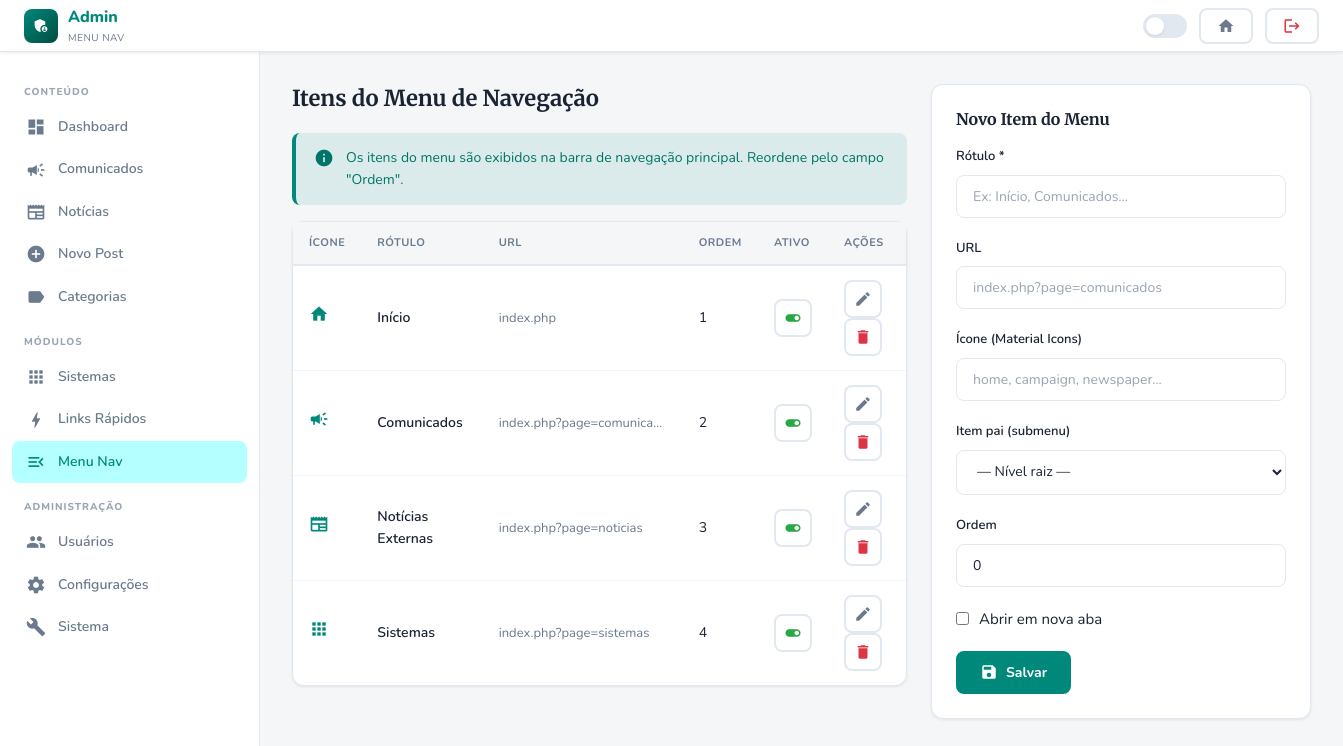
The app's page /admin/nav.php (signed in) with its own data.
### tables this page shows
CREATE TABLE `nav_items` (
  `id` int(11) NOT NULL,
  `label` varchar(100) NOT NULL,
  `url` varchar(500) DEFAULT NULL,
  `icon` varchar(80) DEFAULT NULL,
  `parent_id` int(11) DEFAULT NULL,
  `sort_order` int(11) DEFAULT 0,
  `active` tinyint(1) DEFAULT 1,
  `open_new_tab` tinyint(1) DEFAULT 0
);

### includes/functions.php (called while the page is built, shortened)
<?php
function csrf(): string {
    return $_SESSION['csrf_token'];
}
function assetVersion(string $relativePath): string {
    $full = BASE_PATH . DIRECTORY_SEPARATOR . str_replace('/', DIRECTORY_SEPARATOR, $relativePath);
    $mtime = @filemtime($full);
    return $mtime ? (string) $mtime : APP_VERSION;
}

### includes/database.php (called while the page is built, shortened)
<?php
class Database {
    private static ?PDO $instance = null;
    public static function getInstance(): PDO {
        if (self::$instance === null) {
            $dsn = 'mysql:host=' . DB_HOST . ';dbname=' . DB_NAME . ';charset=' . DB_CHARSET;
            try {
                self::$instance = new PDO($dsn, DB_USER, DB_PASS, [
                    PDO::ATTR_ERRMODE            => PDO::ERRMODE_EXCEPTION,
                    PDO::ATTR_DEFAULT_FETCH_MODE => PDO::FETCH_ASSOC,
                    PDO::ATTR_EMULATE_PREPARES   => false,
                ]);
            } catch (PDOException $e) {
                die(json_encode(['error' => 'Falha na conexão com o banco de dados.']));
            }
        }
        return self::$instance;
    }
    public static function query(string $sql, array $params = []): \PDOStatement {
        $stmt = self::getInstance()->prepare($sql);
        $stmt->execute($params);
        return $stmt;
    }
    public static function fetchAll(string $sql, array $params = []): array {
        return self::query($sql, $params)->fetchAll();
    }
}

### admin/nav.php (the view, shortened to what this page needs)
<?php
require_once __DIR__ . '/../includes/database.php';
require_once __DIR__ . '/../includes/functions.php';
$action  = $_GET['action'] ?? 'list';
$id      = (int) ($_GET['id'] ?? 0);
$isDark  = ($_SESSION['dark_mode'] ?? false);
$navItems = Database::fetchAll('SELECT * FROM nav_items ORDER BY sort_order');
$navItem  = $id ? Database::fetch('SELECT * FROM nav_items WHERE id=?', [$id]) : null;
?>
<!DOCTYPE html>
<html lang="pt-BR" data-theme="<?= $isDark ? 'dark' : 'light' ?>">
<head>
  <link rel="stylesheet" href="<?= BASE_URL ?>/assets/css/style.css?v=<?= assetVersion('assets/css/style.css') ?>">
</head>
<body class="fade-in">
<nav class="navbar">
  <a href="<?= BASE_URL ?>/admin/index.php" class="navbar-brand">
    <div class="logo-icon"><span class="material-icons">admin_panel_settings</span></div>
    <div class="brand-text">Admin <small>Menu Nav</small></div>
  </a>
  <div class="navbar-end">
    <button class="dark-toggle <?= $isDark?'on':'' ?>"></button>
    <a href="<?= BASE_URL ?>/index.php" class="btn btn-ghost btn-sm"><span class="material-icons">home</span></a>
    <a href="<?= BASE_URL ?>/logout.php" class="btn btn-ghost btn-sm" style="color:#dc3545"><span class="material-icons">logout</span></a>
  </div>
</nav>
<div class="admin-layout">
  <aside class="admin-sidebar" id="adminSidebar">
    <div class="sidebar-label">Conteúdo</div>
    <a href="index.php" class="sidebar-link"><span class="material-icons">dashboard</span> Dashboard</a>
    <a href="posts.php?type=comunicado" class="sidebar-link"><span class="material-icons">campaign</span> Comunicados</a>
    <a href="posts.php?type=noticia" class="sidebar-link"><span class="material-icons">newspaper</span> Notícias</a>
    <a href="posts.php?action=new" class="sidebar-link"><span class="material-icons">add_circle</span> Novo Post</a>
    <a href="categories.php" class="sidebar-link"><span class="material-icons">label</span> Categorias</a>
    <div class="sidebar-label">Módulos</div>
    <a href="modules.php?cat=sistema" class="sidebar-link"><span class="material-icons">apps</span> Sistemas</a>
    <a href="modules.php?cat=link_rapido" class="sidebar-link"><span class="material-icons">bolt</span> Links Rápidos</a>
    <a href="nav.php" class="sidebar-link active"><span class="material-icons">menu_open</span> Menu Nav</a>
    <div class="sidebar-label">Administração</div>
    <a href="users.php" class="sidebar-link"><span class="material-icons">group</span> Usuários</a>
    <a href="settings.php" class="sidebar-link"><span class="material-icons">settings</span> Configurações</a>
    <a href="system.php" class="sidebar-link"><span class="material-icons">build</span> Sistema</a>
  </aside>
  <main class="admin-main">
    <div style="display:grid;grid-template-columns:1fr 380px;gap:24px;align-items:start">
      <div>
        <h1 style="font-size:22px;margin-bottom:20px">Itens do Menu de Navegação</h1>
        <div class="alert alert-info" style="margin-bottom:16px">
          <span class="material-icons">info</span>
          Os itens do menu são exibidos na barra de navegação principal. Reordene pelo campo "Ordem".
        </div>
        <div class="card">
          <div class="table-responsive">
            <table class="table">
              <thead><tr><th>Ícone</th><th>Rótulo</th><th>URL</th><th>Ordem</th><th>Ativo</th><th>Ações</th></tr></thead>
              <tbody>
                <?php foreach ($navItems as $item): ?>
                <tr style="<?= $item['parent_id']?'padding-left:20px;opacity:.85':'' ?>">
                  <td>
                    <?php if ($item['icon']): ?>
                    <span class="material-icons" style="font-size:20px;color:var(--primary)"><?= htmlspecialchars($item['icon']) ?></span>
                    <?php else: ?>—<?php endif; ?>
                  </td>
                  <td style="font-weight:600;<?= $item['parent_id']?'padding-left:20px':'' ?>">
                    <?= $item['parent_id'] ? '↳ ' : '' ?><?= htmlspecialchars($item['label']) ?>
                  </td>
                  <td class="text-sm text-muted" style="max-width:200px;overflow:hidden;text-overflow:ellipsis;white-space:nowrap"><?= htmlspecialchars($item['url']??'—') ?></td>
                  <td><?= $item['sort_order'] ?></td>
                  <td>
                    <a href="nav.php?action=toggle&id=<?= $item['id'] ?>" class="btn btn-ghost btn-sm btn-icon">
                      <span class="material-icons" style="color:<?= $item['active']?'#28a745':'#dc3545' ?>"><?= $item['active']?'toggle_on':'toggle_off' ?></span>
                    </a>
                  </td>
                  <td>
                    <a href="nav.php?action=edit&id=<?= $item['id'] ?>" class="btn btn-ghost btn-sm btn-icon"><span class="material-icons" style="font-size:18px">edit</span></a>
                    <a href="nav.php?action=delete&id=<?= $item['id'] ?>&csrf=<?= csrf() ?>" class="btn btn-ghost btn-sm btn-icon" style="color:#dc3545" data-confirm="Remover item '<?= htmlspecialchars($item['label']) ?>'?"><span class="material-icons" style="font-size:18px">delete</span></a>
                  </td>
                </tr>
                <?php endforeach; ?>
              </tbody>
            </table>
          </div>
        </div>
      </div>
      <div>
        <div class="card card-body">
          <h2 style="font-size:16px;margin-bottom:16px"><?= $action==='edit'?'Editar Item':'Novo Item do Menu' ?></h2>
          <form method="POST">
            <div class="form-group">
              <label class="form-label">Rótulo *</label>
              <input type="text" name="label" class="form-control" required value="<?= htmlspecialchars($navItem['label']??'') ?>" placeholder="Ex: Início, Comunicados...">
            </div>
            <div class="form-group">
              <label class="form-label">URL</label>
              <input type="text" name="url" class="form-control" value="<?= htmlspecialchars($navItem['url']??'') ?>" placeholder="index.php?page=comunicados">
            </div>
            <div class="form-group">
              <label class="form-label">Ícone (Material Icons)</label>
              <input type="text" name="icon" class="form-control" value="<?= htmlspecialchars($navItem['icon']??'') ?>" placeholder="home, campaign, newspaper...">
            </div>
            <div class="form-group">
              <label class="form-label">Item pai (submenu)</label>
              <select name="parent_id" class="form-control">
                <option value="">— Nível raiz —</option>
              </select>
            </div>
            <div class="form-group">
              <label class="form-label">Ordem</label>
              <input type="number" name="sort_order" class="form-control" value="<?= $navItem['sort_order']??0 ?>" min="0">
            </div>
            <label style="display:flex;align-items:center;gap:10px;margin-bottom:20px;cursor:pointer">
              <input type="checkbox" name="open_new_tab" value="1" <?= ($navItem['open_new_tab']??0)?'checked':'' ?>> Abrir em nova aba
            </label>
            <div style="display:flex;gap:10px">
              <button type="submit" class="btn btn-primary"><span class="material-icons">save</span> Salvar</button>
            </div>
          </form>
        </div>
      </div>
    </div>
  </main>
</div>
</body>
</html>

### records on screen
nav_items: label "Início", url "index.php", sort_order "1", active 1 (drawn)
nav_items: label "Comunicados", url "index.php?page=comunica…", sort_order "2", active 1 (drawn)
nav_items: label "Notícias Externas", url "index.php?page=noticias", sort_order "3", active 1 (drawn)
nav_items: label "Sistemas", url "index.php?page=sistemas", sort_order "4", active 1 (drawn)
